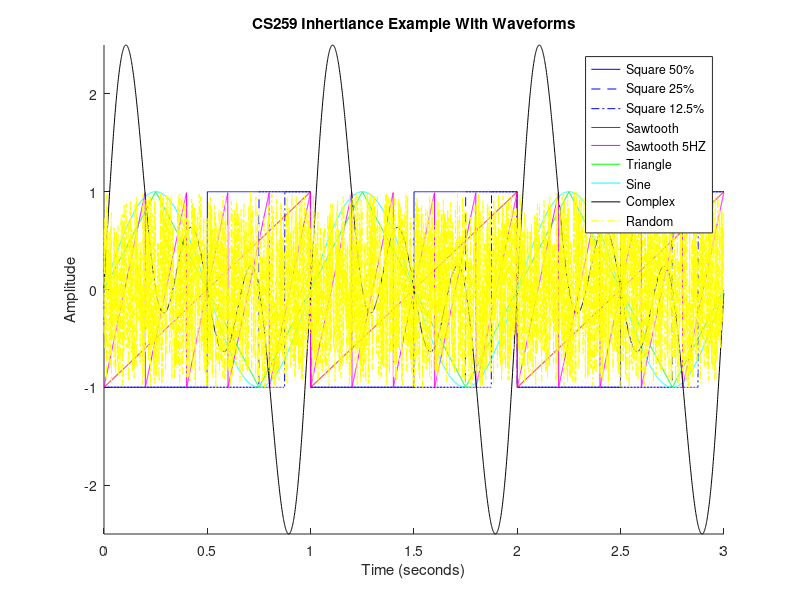

MATLAB code for this plot:
A = load('check.csv');

x = A(:,1);
y1 = A(:,2);
y2 = A(:,3);
y3 = A(:,4);
y4 = A(:,5);
y5 = A(:,6);
y6 = A(:,7);
y7 = A(:,8);
y8 = A(:,9);
y9 = A(:,10);

hold on;
plot(x,y1,'b-');
plot(x,y2,'b--');
plot(x,y3,'b-.');
plot(x,y4,'r-');
plot(x,y6,'m-');
plot(x,y5,'g-');
plot(x,y7,'c-');
plot(x,y8,'k-');
plot(x,y9,'y-.');
axis([0 3 -2.5 2.5]);
legend('Square 50%','Square 25%','Square 12.5%','Sawtooth','Sawtooth 5HZ','Triangle','Sine','Complex','Random');
xlabel('Time (seconds)');
ylabel('Amplitude');
title('CS259 Inhertiance Example With Waveforms');
hold off;

saveas(gca,'myform.eps','epsc');
